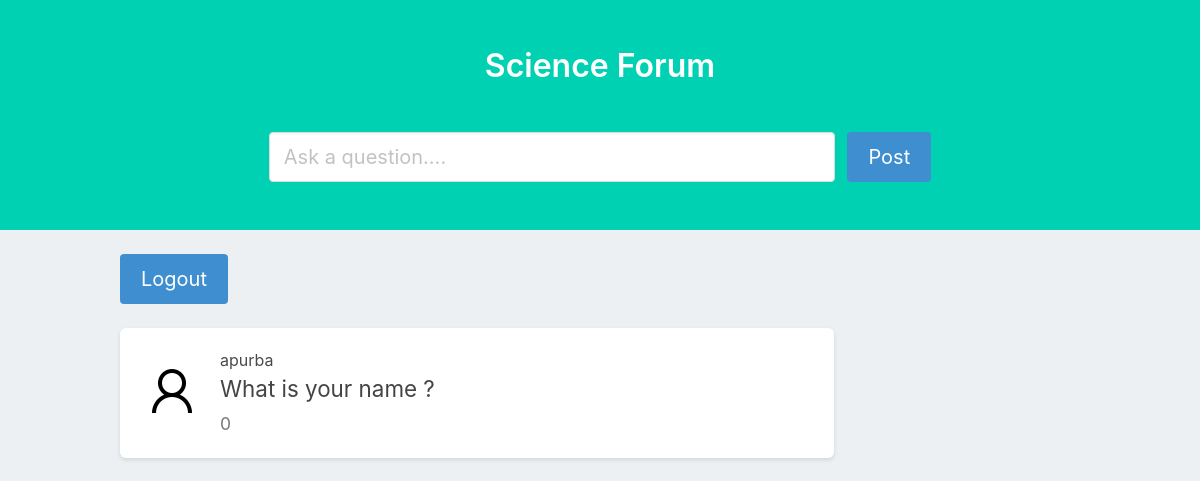
The page / (signed in) on the database its author committed.
### app.py (models this page shows, shortened)
class Questions(database.Model):
	id = database.Column(database.Integer, primary_key=True)
	user = database.Column(database.String(64))
	question = database.Column(database.String(1024))
	no_answ = database.Column(database.Integer)

### app.py (the view)
@app.route('/')
def index():
	if not session.get("logged"):
		return redirect(url_for("login"))
	questions = Questions.query.all()
	final = []
	for i in range(len(questions) - 1, -1, -1):
		final.append(questions[i])
	return render_template('index.html', question=final)

### templates/index.html (shortened to what this page needs)
<!DOCTYPE html>
<html>
  <head>
    <link rel="stylesheet" href="https://cdnjs.cloudflare.com/ajax/libs/bulma/0.7.2/css/bulma.min.css">
    <link rel="stylesheet" href="https://cdn.materialdesignicons.com/3.2.89/css/materialdesignicons.min.css">
    <link rel="stylesheet" href="/static/css/style.css">
  </head>
  <body>
    <section class="hero is-primary">
        <div class="hero-body">
            <div class="container hero-forum has-text-centered">
                <h1 class="title">
                  Science Forum
                </h1>
                <br>
                <h2 class="subtitle">
            <form method="POST" action="/post" id="formq">
                <div class="field is-grouped">
                    <p class="control is-expanded">
                        <input class="input is-medium" type="text" id="quest" placeholder="Ask a question...." name="question">
                    </p>
                    <p class="control">
                        <button class="button is-medium is-info" onclick="submitf()">
                      Post
                    </button>
                    </p>
                </div>
           </form>
            </div>
        </div>
    </section>
    <br/>
    <div class="container">
        <a href="/logout"> <button class="button is-medium is-info btn">Logout</button></a>
        <br>
        <br>
        <div class="columns">
            <div class="column is-three-quarters">
            {% for quest in question %}
                <div class="box forum">
                    <article class="media">
                        <div class="media-left">
                            <figure class="image avatar is-64x64">
                                <img src="/static/img/user.png" alt="Image" class="is-rounded">
                            </figure>
                        </div>
                        <div class="media-content">
                        	<p>{{ quest.user }}</p>
                            <div class="content list-forum">
                                <p class="text-content">
                                    <a href="/question/{{ quest.id }}">{{ quest.question }}
                              </a>
                                </p>
                                <p class="info-content">
                                    <a>
                                        <small>{{ quest.no_answ }}</small>
                                    </a>
                                </p>
                            </div>
                        </div>
                    </article>
                </div>
            {% endfor %}
</div>
</body>
</html>

### static/css/style.css (style rules this page uses)
body { background-color:#ecf0f3; }
.box { box-shadow: 0 2px 4px 0 rgba(14,30,37,.12); }
.box.forum { margin-bottom:0.7em; }
.text-content { font-size:1.4em; margin-bottom:0.1em !important; }
.text-content a { color:#444; }
.info-content { font-size:20px; }
.info-content a { color:#777; margin-right:0.5em; }
.image.avatar { margin-top:0.7em; }
@media only screen and (min-width: 600px) { .hero-forum { width:60% } }
.btn { align-items: flex-end; text-align: center; }

### rows shown on the page
Questions: user "apurba", question "What is your name ?", no_answ "0"
